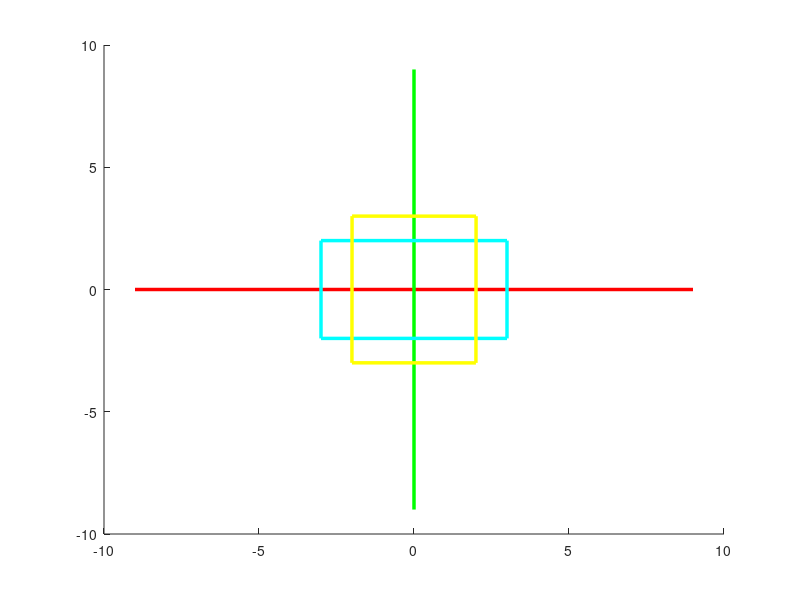

MATLAB code for this plot:
close all

angle_rad=deg2rad(90);

for t=0:0.01:angle_rad
    
    clf
    
line([-9 9],[0 0],[0 0],'color',[1 0 0],'linewidth',2.5);
line([0 0],[-9 9],[0 0],'color',[0 1 0],'linewidth',2.5);

p1 = [-3 -2];
p2 = [3 -2];
p3 = [3 2];
p4 = [-3 2];

line([p1(1) p2(1)],[p1(2) p2(2)],[0 0],'color',[0 1 1],'linewidth',2.5);
line([p2(1) p3(1)],[p2(2) p3(2)],[0 0],'color',[0 1 1],'linewidth',2.5);
line([p3(1) p4(1)],[p3(2) p4(2)],[0 0],'color',[0 1 1],'linewidth',2.5);
line([p4(1) p1(1)],[p4(2) p1(2)],[0 0],'color',[0 1 1],'linewidth',2.5);

angle_rad=deg2rad(90);

Rz = [cos(t) -sin(t); sin(t) cos(t)];

p1r=Rz*p1';
p2r=Rz*p2';
p3r=Rz*p3';
p4r=Rz*p4';

line([p1r(1) p2r(1)],[p1r(2) p2r(2)],[0 0],'color',[1 1 0],'linewidth',2.5);
line([p2r(1) p3r(1)],[p2r(2) p3r(2)],[0 0],'color',[1 1 0],'linewidth',2.5);
line([p3r(1) p4r(1)],[p3r(2) p4r(2)],[0 0],'color',[1 1 0],'linewidth',2.5);
line([p4r(1) p1r(1)],[p4r(2) p1r(2)],[0 0],'color',[1 1 0],'linewidth',2.5);

pause(0.01);

end